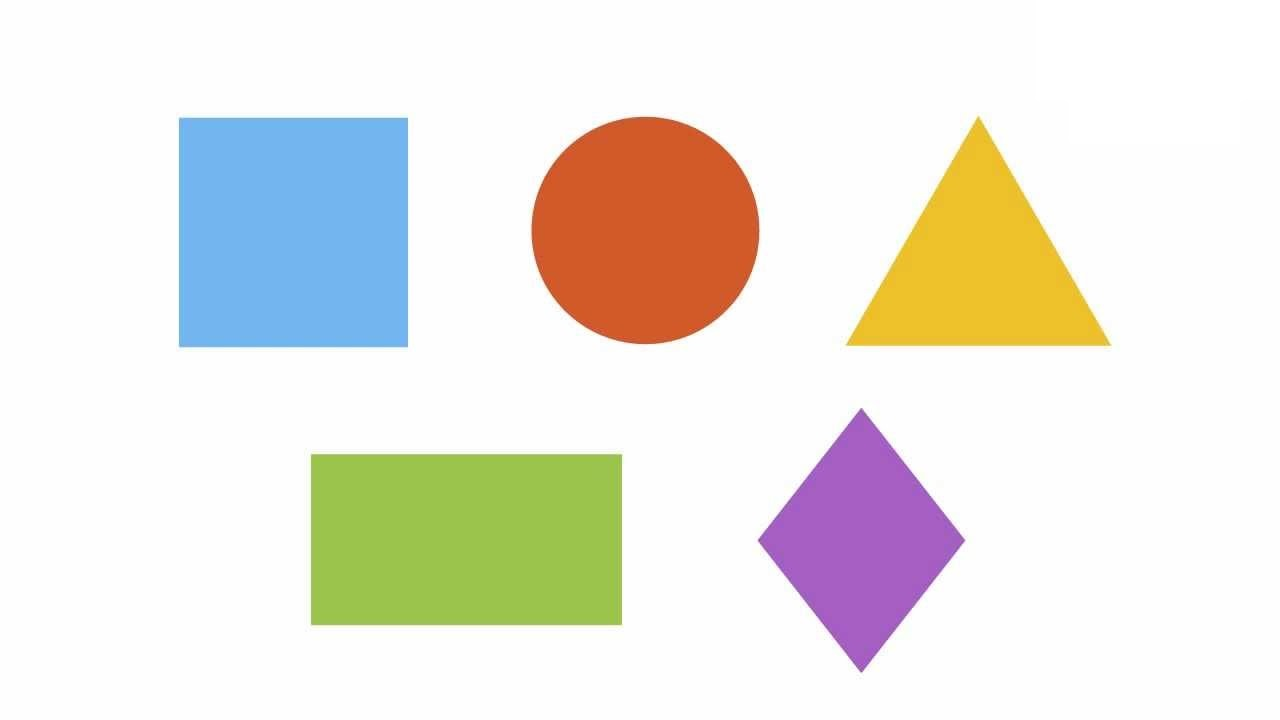
#> input picture formas.jpg, 1280 x 720 px
$ python 'circulos hough.py'
#> lines starting #> are read from the running program, lines starting #| are printed output that depends on the picture; after the words box and inside, x2 and y2 are one past the last pixel; in counts of white or black regions, pixels touching at a corner belong together
import numpy as np
import cv2 as cv
img = cv.imread('formas.jpg')
#> img is the input picture: shape (720, 1280, 3); mean B, G, R 224.5, 232.4, 235.1
output = img.copy()
gray = cv.cvtColor(img, cv.COLOR_BGR2GRAY)
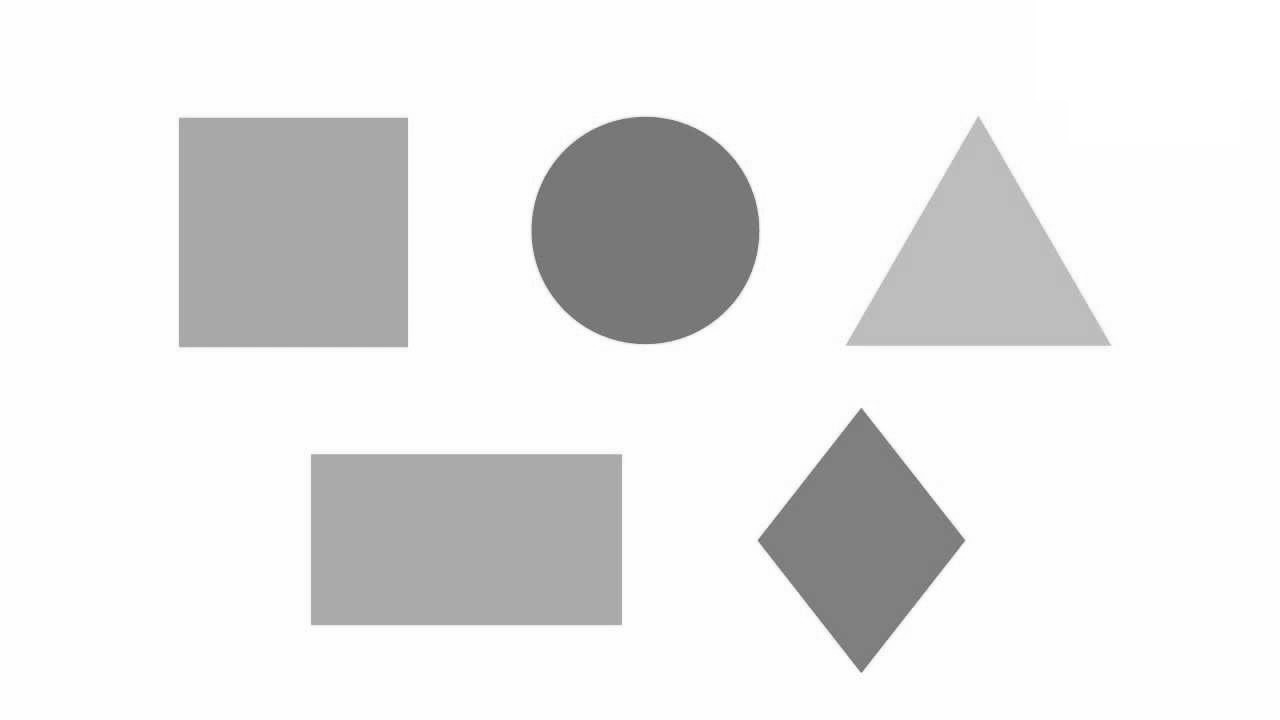
#> gray: shape (720, 1280); min 92, max 255, mean 232.3
gray = cv.medianBlur(gray, 5)
circles = cv.HoughCircles(gray, cv.HOUGH_GRADIENT, 1, 20,param1=50, param2=30, minRadius=10, maxRadius=0)
#> circles = [[645.5, 228.5, 114.5], [628.5, 246.5, 90.9], [658.5, 244.5, 94.7]]
detected_circles = np.uint16(np.around(circles))
#> detected_circles = [[646, 228, 114], [628, 246, 91], [658, 244, 95]]
for (x, y ,r) in detected_circles[0, :]:
    cv.circle(output, (x, y), r, (0, 0, 0), 3)
    cv.circle(output, (x, y), 2, (0, 255, 255), 3)
#> this loop made 3 passes
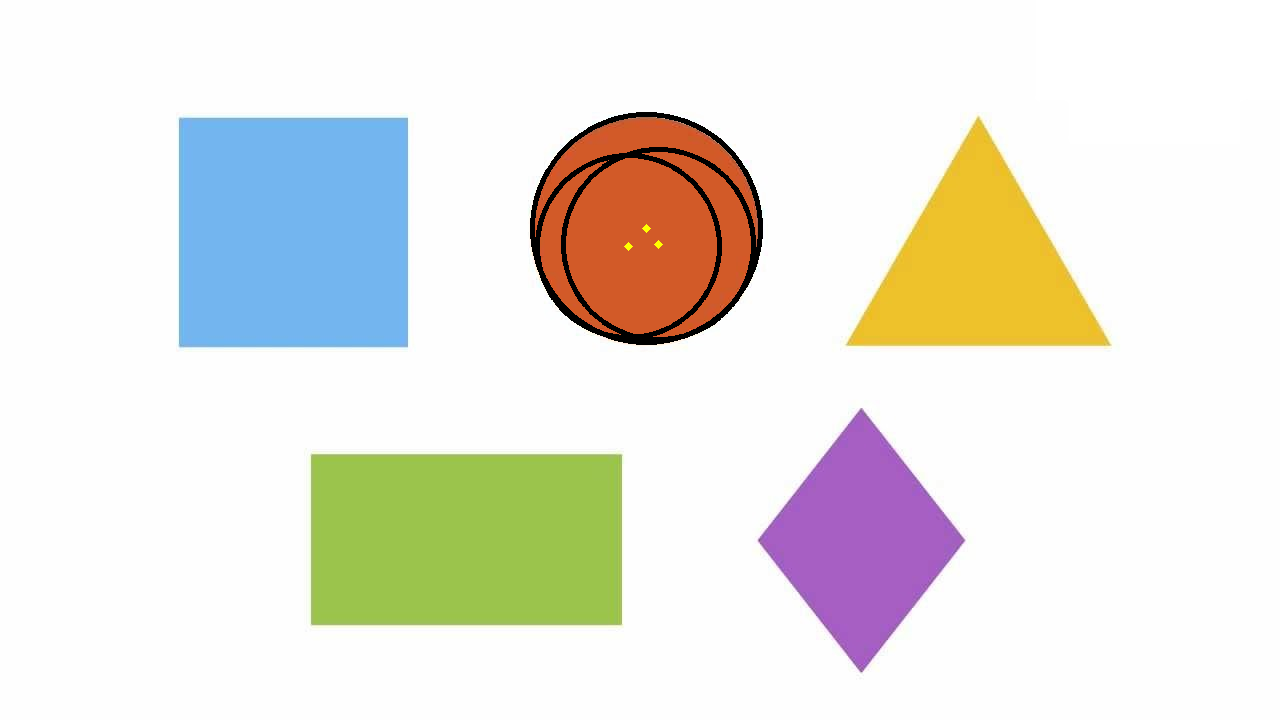
#> output: shape (720, 1280, 3); 0.9% of pixels changed, all inside (x1, y1, x2, y2) = (530, 112, 763, 345)

cv.imshow('output',output)
cv.waitKey(0)
cv.destroyAllWindows()
